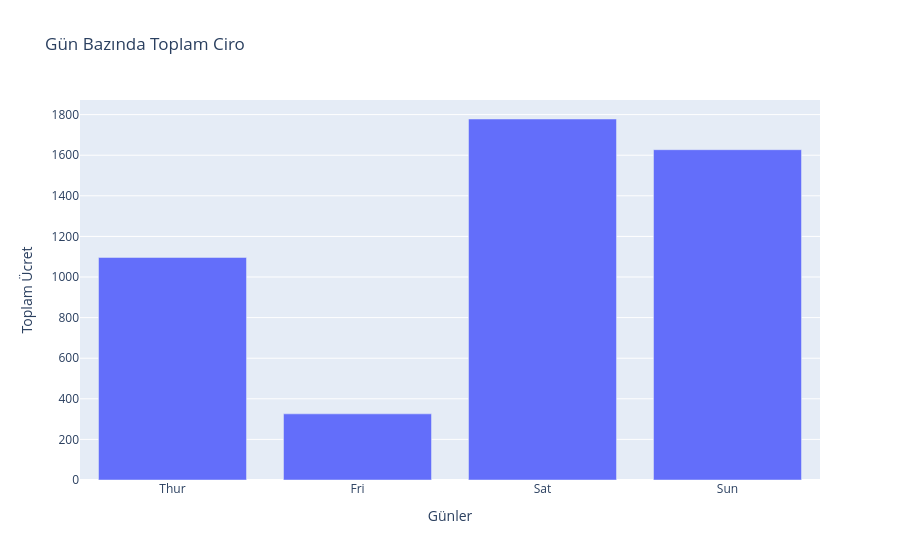

Here is the notebook cell this chart was saved with:
### Code cell
import plotly.express as px
gunluk_ciro = df.groupby('day')['total_bill'].sum().reset_index()
fig1 = px.bar(gunluk_ciro, x='day', y='total_bill', title='Gün Bazında Toplam Ciro')
fig1.update_layout(
    xaxis_title = "Günler",
    yaxis_title = "Toplam Ücret"
)
fig1.show()

### Figure 1 — Plotly figure (JSON) as saved in the notebook; plotly's stock layout.template omitted (floating-point values rounded to 4 significant figures)
{"data": [{"hovertemplate": "day=%{x}<br>total_bill=%{y}<extra></extra>", "legendgroup": "", "marker": {"color": "#636efa", "pattern": {"shape": ""}}, "name": "", "orientation": "v", "showlegend": false, "textposition": "auto", "type": "bar", "x": ["Thur", "Fri", "Sat", "Sun"], "xaxis": "x", "y": [1096.0, 325.9, 1778.0, 1627.0], "yaxis": "y"}], "layout": {"barmode": "relative", "legend": {"tracegroupgap": 0}, "title": {"text": "Gün Bazında Toplam Ciro"}, "xaxis": {"anchor": "y", "domain": [0, 1], "title": {"text": "Günler"}}, "yaxis": {"anchor": "x", "domain": [0, 1], "title": {"text": "Toplam Ücret"}}}}
